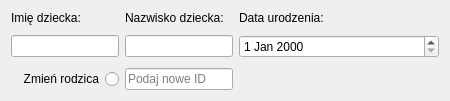
                   <widget class="QWidget" name="worker_children">
                    <layout class="QHBoxLayout" name="horizontalLayout_13">
                     <item>
                      <layout class="QGridLayout" name="gridLayout_2">
                       <property name="verticalSpacing">
                        <number>10</number>
                       </property>
                       <item row="1" column="2">
                        <widget class="QDateEdit" name="date_ChildDateOfBirth"/>
                       </item>
                       <item row="1" column="0">
                        <widget class="QLineEdit" name="le_ChildName">
                         <property name="placeholderText">
                          <string/>
                         </property>
                        </widget>
                       </item>
                       <item row="0" column="2">
                        <widget class="QLabel" name="lb_dateOfBirth">
                         <property name="minimumSize">
                          <size>
                           <width>200</width>
                           <height>0</height>
                          </size>
                         </property>
                         <property name="text">
                          <string>Data urodzenia:</string>
                         </property>
                        </widget>
                       </item>
                       <item row="0" column="0">
                        <widget class="QLabel" name="lb_childName">
                         <property name="text">
                          <string>Imię dziecka:</string>
                         </property>
                        </widget>
                       </item>
                       <item row="0" column="1">
                        <widget class="QLabel" name="lb_childLastname">
                         <property name="text">
                          <string>Nazwisko dziecka:</string>
                         </property>
                        </widget>
                       </item>
                       <item row="2" column="1">
                        <widget class="QLineEdit" name="le_ChildParentID">
                         <property name="inputMask">
                          <string/>
                         </property>
                         <property name="text">
                          <string/>
                         </property>
                         <property name="echoMode">
                          <enum>QLineEdit::Normal</enum>
                         </property>
                         <property name="placeholderText">
                          <string>Podaj nowe ID</string>
                         </property>
                        </widget>
                       </item>
                       <item row="2" column="0">
                        <widget class="QRadioButton" name="rb_ChildParentID">
                         <property name="layoutDirection">
                          <enum>Qt::RightToLeft</enum>
                         </property>
                         <property name="text">
                          <string>Zmień rodzica</string>
                         </property>
                        </widget>
                       </item>
                       <item row="1" column="1">
                        <widget class="QLineEdit" name="le_ChildLastname">
                         <property name="placeholderText">
                          <string/>
                         </property>
                        </widget>
                       </item>
                      </layout>
                     </item>
                    </layout>
                   </widget>
